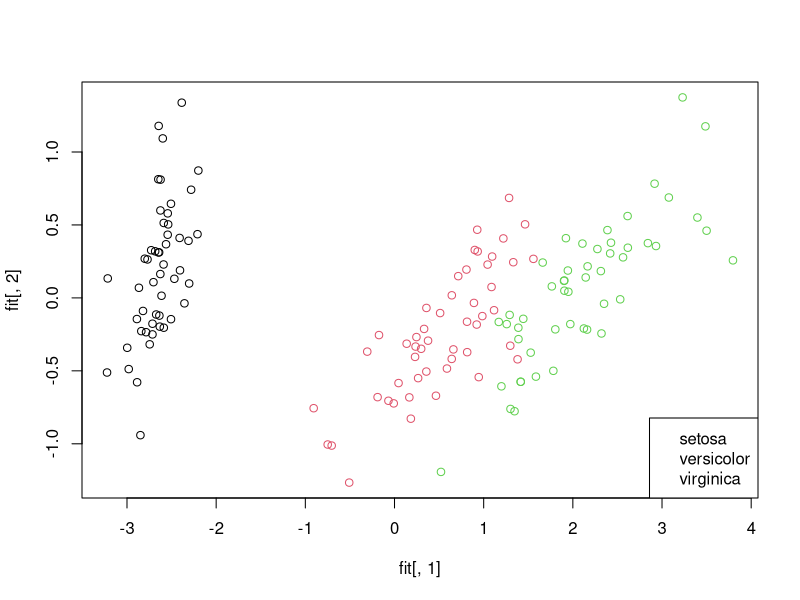
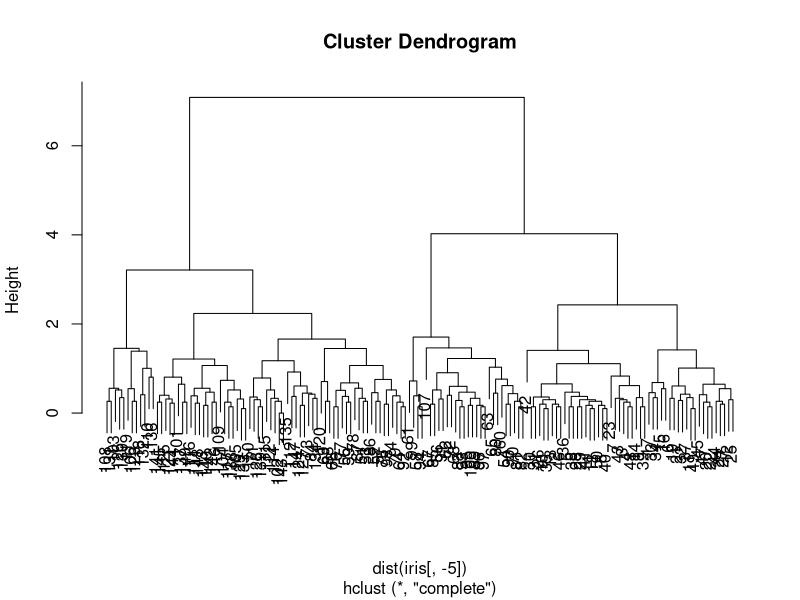

Reproduce these figures in R, in order. (Note: this script raises an error after producing the figures.)
data(iris)
View(iris)
d <- dist(iris[,-5])
d
View(as.matrix(d))

#Cmd scale
fit <- cmdscale(d,k=2)
fit
plot(x=fit[,1],y=fit[,2],col=as.numeric(iris[,5]))
legend("bottomright",legend = levels(iris$Species),col = 1:3)

#Clustering K-Means
clus <- kmeans(iris[,-5],3)
clus$cluster # - Il k means, invece parte da 1.

#Clustering Gerarchico
hclust(d, method="complete", members = NULL)
gerclu <- hclust(dist(iris[,-5]))
plot(gerclu)

#Pacchetto"cluster"
clusplot(x,clusters,color=TRUE,shade=TRUE,labels=2,lines=0)

library(cluster)
clusplot(iris[,-5],clus$cluster,color=TRUE,shade=TRUE)
clusplot(iris[,-5],clus$cluster,color=TRUE,shade=TRUE,label=2)
#Nel mio ambiente clusplot(iris[,-5],output$cluster,color=TRUE,shade=TRUE)

#Pacchetto dbscan
dbscan(x,eps,minPts=5)          #
predict(object,newdata = NULL)  #

clus1 <- dbscan(d,0.5,5)
clus1$cluster #Assegna ad ogni punto un cluster. Il cluster parte da 0
clusplot(iris[,-5],clus1$cluster,color=TRUE,shade=TRUE,lines=0)

clus1 <- dbscan(d,1,10) #Con diversi parametri abbiamo cluster diversi
clus1$cluster
clusplot(iris[,-5],clus1$cluster,color=TRUE,shade=TRUE,lines=0)
